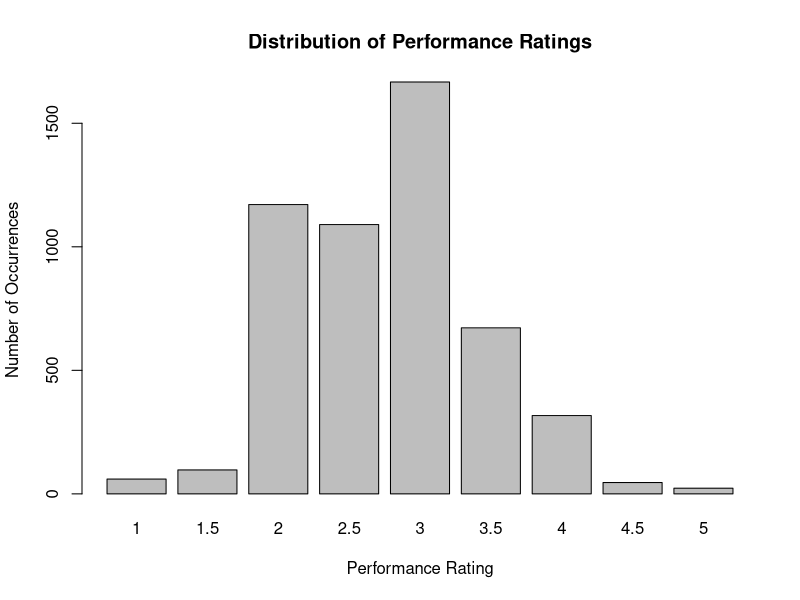
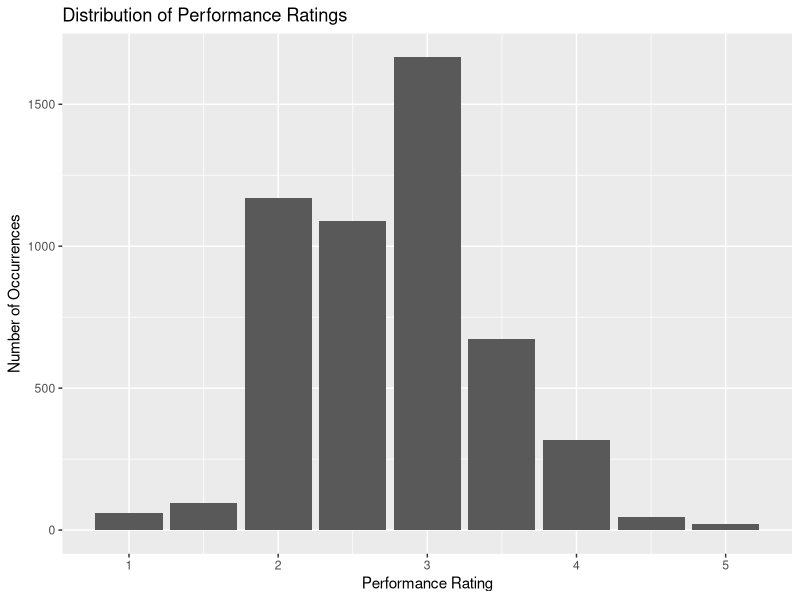

These figures' R source, in order:
#### STURMAN 2003 ####

#### Step 1. Define the pay per strategy ####

## define the performance rating levels
perf.rating <- seq(1, 5, by = 0.5) # define the performance appraisal distribution

## define the three strategies
strat1 <- rep(0.04, 9)             # 4% across the board increase (8 times, once per rating category)
strat2 <- rep(0.04, length(perf.rating)) 
strat2[perf.rating >= 3] <- 0.04 + 0.01 * (perf.rating[perf.rating >= 3] - 3) * 2 # Perf ratings > 3 get a pay bump
strat3 <- seq(0,.08, by = .01)     # define the increments of strategy 3 (0-8% pay bump)

# define average pay
paylevel.2003 <- 47983             # define the pay level, in this case ~$48K

# Strategy 1
paylevel.2007.s1 <- paylevel.2003 * (1 + strat1)^4

# Stragegy 2
paylevel.2007.s2 <- paylevel.2003 * (1 + strat2)^4

# Strategy 3
paylevel.2007.s3 <- paylevel.2003 * (1 + strat3)^4

# build dataframe for step 1
df1 <- rbind(perf.rating,strat1,strat2,strat3,paylevel.2007.s1,paylevel.2007.s2,paylevel.2007.s3)

#### Step 2. Turnover Probabilities ####

## get ns by performance rating
n.per.perf.rating <- c(60, 97, 1171, 1090, 1667, 672, 317, 46, 23) # list of n by perf.rating
perf_rating_data <- data.frame(
  rating = perf.rating,
  occurrences = n.per.perf.rating
)
# plot it in base R
barplot(n.per.perf.rating, names.arg = perf.rating, xlab = "Performance Rating", ylab = "Number of Occurrences", main = "Distribution of Performance Ratings")
# plot it in ggplot
library(ggplot2)

ggplot(perf_rating_data, aes(x = rating, y = occurrences)) +
  geom_bar(stat = "identity") +
  xlab("Performance Rating") +
  ylab("Number of Occurrences") +
  ggtitle("Distribution of Performance Ratings")

## define annual turnover probabilities for each strategy
strat1.turnover <- c(0.96, 0.65, 0.38, 0.25, 0.21, 0.22, 0.27, 0.41, 0.66)
strat2.turnover <- c(0.96, 0.65, 0.38, 0.25, 0.21, 0.14, 0.11, 0.11, 0.14)
strat3.turnover <- c(0.99, 0.88, 0.6, 0.35, 0.21, 0.14, 0.11, 0.11, 0.14)

# get number of retained employees for each strategy
strat1.proj.rt <- round((1-strat1.turnover)*n.per.perf.rating, digits=0)
strat2.proj.rt <- round((1-strat2.turnover)*n.per.perf.rating, digits=0)
strat3.proj.rt <- round((1-strat3.turnover)*n.per.perf.rating, digits=0)

proj.rt.by.strat <- c(strat1.proj.rt,strat2.proj.rt,strat3.proj.rt)

# get number of replaced employees for each strategy
strat1.proj.rep <- round((strat1.turnover)*n.per.perf.rating, digits=0)
strat2.proj.rep <- round((strat2.turnover)*n.per.perf.rating, digits=0)
strat3.proj.rep <- round((strat3.turnover)*n.per.perf.rating, digits=0)

n.rep.by.strat <- c(sum(strat1.proj.rep),sum(strat2.proj.rep),sum(strat3.proj.rep))

# build dataframe for step 2
df2 <- rbind(perf.rating,n.per.perf.rating,strat1.turnover,strat2.turnover,strat3.turnover,strat1.proj.rt,strat2.proj.rt,strat3.proj.rt,strat1.proj.rep,strat2.proj.rep,strat3.proj.rep)

#### Step 3. Estimate the 4-year movement costs under different pay strategies

# Express average pay levels across perf's per strategy

paylevel.2003 <- 47983

avg.paylevel.2007.s1 <- weighted.mean(paylevel.2007.s1,strat1.proj.rt)
avg.paylevel.2007.s2 <- weighted.mean(paylevel.2007.s2,strat2.proj.rt)
avg.paylevel.2007.s3 <- weighted.mean(paylevel.2007.s3,strat3.proj.rt)

avg.paylevel.2007 <- c(avg.paylevel.2007.s1,avg.paylevel.2007.s2,avg.paylevel.2007.s3)

# Define movement Cost Multiplier - given
move.cost.mult <- 2

# Calculate the average move cost for each strategy for '03 and '07
avg.move.cost.2003 <- paylevel.2003*move.cost.mult
avg.move.cost.2007 <- avg.paylevel.2007*move.cost.mult

# Calculate yearly average increase for each strategy
avg.yearly.move.cost.increase <- (avg.move.cost.2007-avg.move.cost.2003)/4

# Calculate the average 2004 move cost for each strategy
avg.move.cost.2004 <- avg.move.cost.2003+avg.yearly.move.cost.increase

#Calculate average move cost b/w '04 and '07
avg.move.cost.0407 <- (avg.move.cost.2004+avg.move.cost.2007)/2

#Calculate # of separations for each strategy
n.sep.per.s1 <- sum(strat1.proj.rep)
n.sep.per.s2 <- sum(strat2.proj.rep)
n.sep.per.s3 <- sum(strat3.proj.rep)

n.sep <- c(sum(strat1.proj.rep),sum(strat2.proj.rep),sum(strat3.proj.rep))

#Calculate total move cost b/w '04 and '07
total.move.cost <- avg.move.cost.0407*n.sep

#### Step 4. Estimate the 4-year service costs under different pay strategies

# Define the average service cost multiplier per employee

avg.serv.cost.per.n.mult <- 1.37

# Calculate average service cost for each strategy for '03 and '07
avg.serv.cost.2003 <- paylevel.2003*avg.serv.cost.per.n.mult
avg.serv.cost.2007 <- avg.paylevel.2007*avg.serv.cost.per.n.mult

# Calculate yearly increase in service cost for each strategy
avg.yearly.serv.cost.increase <- (avg.serv.cost.2007-avg.serv.cost.2003)/4

# Calculate the average 2004 service cost for each strategy
avg.serv.cost.2004 <- avg.serv.cost.2003+avg.yearly.serv.cost.increase

# Calculate average service cost b/w '04 and '07
avg.serv.cost.0407 <- (avg.serv.cost.2007+avg.serv.cost.2004)/2

# Calculate the total service cost for each strategy
total.serv.cost <- 4*sum(n.per.perf.rating)*avg.serv.cost.0407

#### Step 5. Computations for estimating individual service value at each performance level

# Calculate weighted mean performance for all employees
avg.perf <- weighted.mean(perf.rating,n.per.perf.rating)

# Calculate # of employees * respective performance level
n.perf.product <- perf.rating*n.per.perf.rating

# Calculate standard deviation of performance
n.times.delta.r.sqared <- n.per.perf.rating*(perf.rating-avg.perf)^2
std.dev.perf <- (sum(n.times.delta.r.sqared)/sum(n.per.perf.rating))^0.5

# Calculate the z-score of each performance rating
z.per.perf <- (perf.rating-avg.perf)/std.dev.perf

#Calculate average service value for each performance level
avg.serv.value.mult <- 1.754
avg.serv.value.per.perf.2003 <- avg.serv.value.mult*paylevel.2003
avg.serv.value.per.perf.2007 <- avg.serv.value.mult*avg.paylevel.2007.s1

# Define SDy levels
sdy.low <- 0.3
sdy.med <- 0.6
sdy.high <- 0.9

# Calculate incremental service value for SDy=0.3
incr.serv.value.2003.sdy.low <- sdy.low*z.per.perf*paylevel.2003
incr.serv.value.2007.sdy.low <- sdy.low*z.per.perf*paylevel.2007.s1

# Calculate incremental service value for SDy=0.6
incr.serv.value.2003.sdy.med <- sdy.med*z.per.perf*paylevel.2003
incr.serv.value.2007.sdy.med <- sdy.med*z.per.perf*paylevel.2007.s1

# Calculate incremental service value for SDy=0.9
incr.serv.value.2003.sdy.high <- sdy.high*z.per.perf*paylevel.2003
incr.serv.value.2007.sdy.high <- sdy.high*z.per.perf*paylevel.2007.s1

# Calculate total individual service value for SDy=0.3
tot.serv.value.per.n.2003.sdy.low <- avg.serv.value.per.perf.2003+incr.serv.value.2003.sdy.low
tot.serv.value.per.n.2007.sdy.low <- avg.serv.value.per.perf.2007+incr.serv.value.2007.sdy.low

# Calculate total individual service value for SDy=0.6
tot.serv.value.per.n.2003.sdy.med <- avg.serv.value.per.perf.2003+incr.serv.value.2003.sdy.med
tot.serv.value.per.n.2007.sdy.med <- avg.serv.value.per.perf.2007+incr.serv.value.2007.sdy.med

# Calculate total individual service value for SDy=0.9
tot.serv.value.per.n.2003.sdy.high <- avg.serv.value.per.perf.2003+incr.serv.value.2003.sdy.high
tot.serv.value.per.n.2007.sdy.high <- avg.serv.value.per.perf.2007+incr.serv.value.2007.sdy.high

#### Step 6. Compute total service value for 2003
tot.serv.value.2003.sdy.low <- n.per.perf.rating*tot.serv.value.per.n.2003.sdy.low
tot.serv.value.2003.sdy.med <- n.per.perf.rating*tot.serv.value.per.n.2003.sdy.med
tot.serv.value.2003.sdy.high <- n.per.perf.rating*tot.serv.value.per.n.2003.sdy.high

#### Step 7. Compute total service value of retained employees for 2007

# Calculate total service value for SDy=0.3
tot.serv.value.2007.sdy.low.s1 <- strat1.proj.rt*tot.serv.value.per.n.2007.sdy.low
tot.serv.value.2007.sdy.low.s2 <- strat2.proj.rt*tot.serv.value.per.n.2007.sdy.low
tot.serv.value.2007.sdy.low.s3 <- strat3.proj.rt*tot.serv.value.per.n.2007.sdy.low

sum.tot.serv.value.2007.sdy.low <- c(sum(tot.serv.value.2007.sdy.low.s1),sum(tot.serv.value.2007.sdy.low.s2),sum(tot.serv.value.2007.sdy.low.s3))

# Calculate total service value for SDy=0.6
tot.serv.value.2007.sdy.med.s1 <- strat1.proj.rt*tot.serv.value.per.n.2007.sdy.med
tot.serv.value.2007.sdy.med.s2 <- strat2.proj.rt*tot.serv.value.per.n.2007.sdy.med
tot.serv.value.2007.sdy.med.s3 <- strat3.proj.rt*tot.serv.value.per.n.2007.sdy.med

sum.tot.serv.value.2007.sdy.med <- c(sum(tot.serv.value.2007.sdy.med.s1),sum(tot.serv.value.2007.sdy.med.s2),sum(tot.serv.value.2007.sdy.med.s3))

# Calculate total service value for SDy=0.9
tot.serv.value.2007.sdy.high.s1 <- strat1.proj.rt*tot.serv.value.per.n.2007.sdy.high
tot.serv.value.2007.sdy.high.s2 <- strat2.proj.rt*tot.serv.value.per.n.2007.sdy.high
tot.serv.value.2007.sdy.high.s3 <- strat3.proj.rt*tot.serv.value.per.n.2007.sdy.high

sum.tot.serv.value.2007.sdy.high <- c(sum(tot.serv.value.2007.sdy.high.s1),sum(tot.serv.value.2007.sdy.high.s2),sum(tot.serv.value.2007.sdy.high.s3))

#### Step 8. Calculate service value of replacement employees for 2007

# Calculate average service value per sdy and pay strategy
avg.serv.value.sdy.low <- rep(sum(tot.serv.value.2007.sdy.low.s1/sum(strat1.proj.rt)),times = 3)
avg.serv.value.sdy.med <- sum(tot.serv.value.2007.sdy.med.s1/sum(strat1.proj.rt))
avg.serv.value.sdy.high <- sum(tot.serv.value.2007.sdy.high.s1/sum(strat1.proj.rt))

# Calculate total service value of replacements by strategy (2007)
n.ret <- c(sum(strat1.proj.rt),sum(strat2.proj.rt),sum(strat3.proj.rt))
tot.serv.value.rep.sdy.low <- avg.serv.value.sdy.low*n.sep
tot.serv.value.rep.sdy.med <- avg.serv.value.sdy.med*n.sep
tot.serv.value.rep.sdy.high <- avg.serv.value.sdy.high*n.sep

#### Step 9. Calculate the total service value of the 2007 workforce

tot.serv.value.2007.sdy.low <- sum.tot.serv.value.2007.sdy.low + tot.serv.value.rep.sdy.low
tot.serv.value.2007.sdy.med <- sum.tot.serv.value.2007.sdy.med + tot.serv.value.rep.sdy.med
tot.serv.value.2007.sdy.high <- sum.tot.serv.value.2007.sdy.high + tot.serv.value.rep.sdy.high

#### Step 10. Compute 4-year total service value

# Compute 2003 service value
serv.value.2003 <- c(sum(tot.serv.value.2003.sdy.low),sum(tot.serv.value.2003.sdy.med),sum(tot.serv.value.2003.sdy.high))

# Compute the average service value increase
avg.serv.value.inc.sdy.low <- (tot.serv.value.2007.sdy.low - serv.value.2003)/4
avg.serv.value.inc.sdy.med <- (tot.serv.value.2007.sdy.med - serv.value.2003)/4
avg.serv.value.inc.sdy.high <- (tot.serv.value.2007.sdy.high - serv.value.2003)/4

# Compute 2004 service value
serv.value.2004.sdy.low <- serv.value.2003 + avg.serv.value.inc.sdy.low
serv.value.2004.sdy.med <- serv.value.2003 + avg.serv.value.inc.sdy.med
serv.value.2004.sdy.high <- serv.value.2003 + avg.serv.value.inc.sdy.high

#Compute the average service value b/w '04 and '07
avg.serv.value.0407.sdy.low <- (serv.value.2004.sdy.low + tot.serv.value.2007.sdy.low)/2
avg.serv.value.0407.sdy.med <- (serv.value.2004.sdy.med + tot.serv.value.2007.sdy.med)/2
avg.serv.value.0407.sdy.high <- (serv.value.2004.sdy.high + tot.serv.value.2007.sdy.high)/2

#Compute the total service value b/w '04 and '07
tot.serv.value.0407.sdy.low <- avg.serv.value.0407.sdy.low*4
tot.serv.value.0407.sdy.med <- avg.serv.value.0407.sdy.med*4
tot.serv.value.0407.sdy.high <- avg.serv.value.0407.sdy.high*4

#### Step 11. Compute the 4-year investment value of different pay strategies
four.yr.invest.value.sdy.low <- tot.serv.value.0407.sdy.low - total.serv.cost - total.move.cost
four.yr.invest.value.sdy.med <- tot.serv.value.0407.sdy.med - total.serv.cost - total.move.cost
four.yr.invest.value.sdy.high <- tot.serv.value.0407.sdy.high - total.serv.cost - total.move.cost
